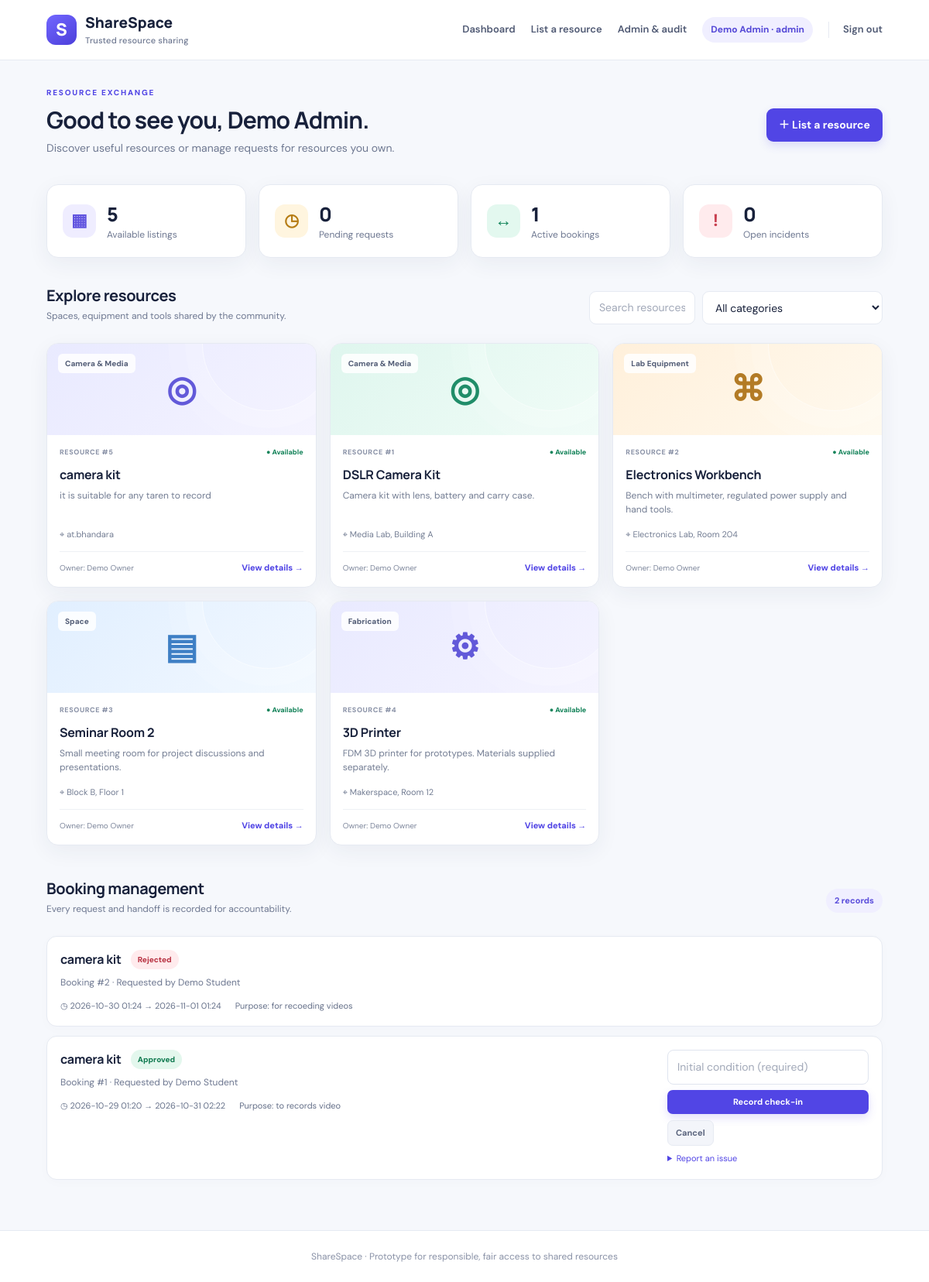
The app's page /dashboard (signed in) with its own data.
### tables this page shows
CREATE TABLE resources(
      id INTEGER PRIMARY KEY AUTOINCREMENT, owner_id INTEGER NOT NULL REFERENCES users(id),
      name TEXT NOT NULL, category TEXT NOT NULL, description TEXT NOT NULL, location TEXT NOT NULL,
      available_from TEXT NOT NULL, available_to TEXT NOT NULL, requirements TEXT DEFAULT '',
      rules TEXT DEFAULT '', deposit REAL DEFAULT 0, status TEXT NOT NULL DEFAULT 'active',
      created_at TEXT NOT NULL
    );

CREATE TABLE users(
      id INTEGER PRIMARY KEY AUTOINCREMENT, name TEXT NOT NULL, email TEXT UNIQUE NOT NULL,
      password TEXT NOT NULL, role TEXT NOT NULL DEFAULT 'user', verified INTEGER NOT NULL DEFAULT 0,
      created_at TEXT NOT NULL
    );

CREATE TABLE bookings(
      id INTEGER PRIMARY KEY AUTOINCREMENT, resource_id INTEGER NOT NULL REFERENCES resources(id),
      user_id INTEGER NOT NULL REFERENCES users(id), start_at TEXT NOT NULL, end_at TEXT NOT NULL,
      purpose TEXT NOT NULL, status TEXT NOT NULL DEFAULT 'pending', owner_note TEXT DEFAULT '',
      initial_condition TEXT DEFAULT '', final_condition TEXT DEFAULT '', checked_in_at TEXT DEFAULT '',
      checked_out_at TEXT DEFAULT '', created_at TEXT NOT NULL
    );

### app.py (the view)
@app.route("/dashboard")
@login_required
def dashboard():
    db = get_db()
    resources = db.execute("""SELECT r.*, u.name owner_name FROM resources r JOIN users u ON u.id=r.owner_id
       WHERE r.status='active' ORDER BY r.created_at DESC""").fetchall()
    user_id = session["user_id"]
    if session["role"] in ("owner","manager","admin"):
        bookings = db.execute("""SELECT b.*, r.name resource_name, u.name user_name, r.owner_id
          FROM bookings b JOIN resources r ON r.id=b.resource_id JOIN users u ON u.id=b.user_id
          WHERE r.owner_id=? OR ? IN ('manager','admin') ORDER BY b.created_at DESC""",
          (user_id,session["role"])).fetchall()
    else:
        bookings = db.execute("""SELECT b.*, r.name resource_name, u.name user_name, r.owner_id
          FROM bookings b JOIN resources r ON r.id=b.resource_id JOIN users u ON u.id=b.user_id
          WHERE b.user_id=? ORDER BY b.created_at DESC""",(user_id,)).fetchall()
    stats = {
      "resources": db.execute("SELECT COUNT(*) FROM resources WHERE status='active'").fetchone()[0],
      "pending": db.execute("SELECT COUNT(*) FROM bookings WHERE status='pending'").fetchone()[0],
      "active": db.execute("SELECT COUNT(*) FROM bookings WHERE status IN ('approved','checked_in')").fetchone()[0],
      "incidents": db.execute("SELECT COUNT(*) FROM incidents WHERE status='open'").fetchone()[0]
    }
    return render_template("dashboard.html", resources=resources, bookings=bookings, stats=stats)

### app.py (called while the page is built)
def get_db():
    if "db" not in g:
        g.db = sqlite3.connect(DB_PATH)
        g.db.row_factory = sqlite3.Row
        g.db.execute("PRAGMA foreign_keys = ON")
    return g.db

def login_required(fn):
    @wraps(fn)
    def wrapper(*args, **kwargs):
        if not session.get("user_id"):
            flash("Please sign in to continue.", "warning")
            return redirect(url_for("login"))
        return fn(*args, **kwargs)
    return wrapper

@app.context_processor
def inject_user():
    return {"current_user": session.get("name"), "current_role": session.get("role")}

### templates/dashboard.html (shortened to what this page needs)
{% extends "base.html" %}{% block title %}Dashboard · ShareSpace{% endblock %}
{% block content %}
<section class="welcome-row"><div><div class="eyebrow">RESOURCE EXCHANGE</div><h1>Good to see you, {{ current_user }}.</h1><p class="muted">Discover useful resources or manage requests for resources you own.</p></div>{% if current_role in ['owner','manager','admin'] %}<a class="btn primary" href="{{ url_for('new_resource') }}">＋ List a resource</a>{% endif %}</section>
<section class="stats-grid"><div class="stat-card"><span class="stat-icon purple">▦</span><div><strong>{{ stats.resources }}</strong><span>Available listings</span></div></div><div class="stat-card"><span class="stat-icon amber">◷</span><div><strong>{{ stats.pending }}</strong><span>Pending requests</span></div></div><div class="stat-card"><span class="stat-icon green">↔</span><div><strong>{{ stats.active }}</strong><span>Active bookings</span></div></div><div class="stat-card"><span class="stat-icon red">!</span><div><strong>{{ stats.incidents }}</strong><span>Open incidents</span></div></div></section>
<section class="section-heading"><div><h2>Explore resources</h2><p class="muted">Spaces, equipment and tools shared by the community.</p></div><div class="search-tools"><input id="resourceSearch" placeholder="Search resources…" aria-label="Search resources"><select id="categoryFilter" aria-label="Filter category"><option value="">All categories</option><option>Lab Equipment</option><option>Camera & Media</option><option>Space</option><option>Fabrication</option><option>Computers</option><option>Other</option></select></div></section>
<div class="resource-grid" id="resourceGrid">
{% for r in resources %}<article class="resource-card" data-name="{{ (r.name ~ ' ' ~ r.category ~ ' ' ~ r.location)|lower }}" data-category="{{ r.category }}">
 <div class="resource-art art-{{ loop.index0 % 4 }}"><span class="resource-symbol">{% if r.category == 'Space' %}▤{% elif r.category == 'Camera & Media' %}◎{% elif r.category == 'Fabrication' %}⚙{% else %}⌘{% endif %}</span><span class="category-tag">{{ r.category }}</span></div>
 <div class="resource-body"><div class="resource-meta"><span>RESOURCE #{{ r.id }}</span><span class="status-dot">● Available</span></div><h3>{{ r.name }}</h3><p>{{ r.description }}</p><div class="location">⌖ {{ r.location }}</div><div class="resource-footer"><span class="owner-label">Owner: {{ r.owner_name }}</span><a class="text-link" href="{{ url_for('resource_detail',resource_id=r.id) }}">View details →</a></div></div>
</article>{% else %}<div class="empty-state">No resources listed yet.</div>{% endfor %}
</div><p id="noResults" class="empty-state hidden">No resources match your search. Try another keyword or category.</p>
<section class="section-heading booking-heading"><div><h2>{% if current_role in ['owner','manager','admin'] %}Booking management{% else %}My booking requests{% endif %}</h2><p class="muted">Every request and handoff is recorded for accountability.</p></div><span class="pill">{{ bookings|length }} records</span></section>
<div class="booking-list">
{% for b in bookings %}<article class="booking-card"><div class="booking-main"><div class="booking-title-row"><h3>{{ b.resource_name }}</h3><span class="status status-{{ b.status|replace('_','-') }}">{{ b.status|replace('_',' ')|title }}</span></div><p class="muted small">Booking #{{ b.id }} · Requested by {{ b.user_name }}</p><div class="booking-facts"><span>◷ {{ b.start_at|replace('T',' ') }} → {{ b.end_at|replace('T',' ') }}</span><span>Purpose: {{ b.purpose }}</span></div>{% if b.owner_note %}<p class="note-box">Owner note: {{ b.owner_note }}</p>{% endif %}
{% if b.initial_condition %}<p class="condition-line"><b>Initial condition:</b> {{ b.initial_condition }}</p>{% endif %}{% if b.final_condition %}<p class="condition-line"><b>Final condition:</b> {{ b.final_condition }}</p>{% endif %}</div>
<div class="booking-actions">
{% if b.status == 'approved' %}<form method="post" action="{{ url_for('checkin',booking_id=b.id) }}" class="action-form"><input name="condition" placeholder="Initial condition (required)" required><button class="btn small-btn primary">Record check-in</button></form>{% endif %}
{% if b.status in ['pending','approved','waitlisted'] and (b.user_id == session.get('user_id') or current_role in ['manager','admin']) %}<form method="post" action="{{ url_for('cancel_booking',booking_id=b.id) }}" onsubmit="return confirm('Cancel this booking?')"><button class="btn small-btn ghost-btn">Cancel</button></form>{% endif %}
{% if b.status in ['approved','checked_in','returned'] %}<details class="incident-details"><summary>Report an issue</summary></details>{% endif %}
</div></article>{% else %}<div class="empty-state">No booking records yet. Open a resource to make your first request.</div>{% endfor %}
</div>
{% endblock %}

### records on screen
resources: category "Camera & Media", id "5", name "camera kit", description "it is suitable for any taren to record", location "at.bhandara", owner_name "Demo Owner"
resources: category "Camera & Media", id "1", name "DSLR Camera Kit", description "Camera kit with lens, battery and carry case.", location "Media Lab, Building A", owner_name "Demo Owner"
resources: category "Lab Equipment", id "2", name "Electronics Workbench", description "Bench with multimeter, regulated power supply and hand tools.", location "Electronics Lab, Room 204", owner_name "Demo Owner"
resources: category "Space", id "3", name "Seminar Room 2", description "Small meeting room for project discussions and presentations.", location "Block B, Floor 1", owner_name "Demo Owner"
resources: category "Fabrication", id "4", name "3D Printer", description "FDM 3D printer for prototypes. Materials supplied separately.", location "Makerspace, Room 12", owner_name "Demo Owner"
bookings: resource_name "camera kit", status "Rejected", id "2", user_name "Demo Student", start_at "2026-10-30 01:24", end_at "2026-11-01 01:24", purpose "for recoeding videos"
bookings: resource_name "camera kit", status "Approved", id "1", user_name "Demo Student", start_at "2026-10-29 01:20", end_at "2026-10-31 02:22", purpose "to records video"

### other values on screen
{{ current_user }} "Demo Admin"
{{ current_role }} "admin"
{{ stats.resources }} "5"
{{ stats.pending }} "0"
{{ stats.active }} "1"
{{ stats.incidents }} "0"
{{ bookings|length }} "2"
